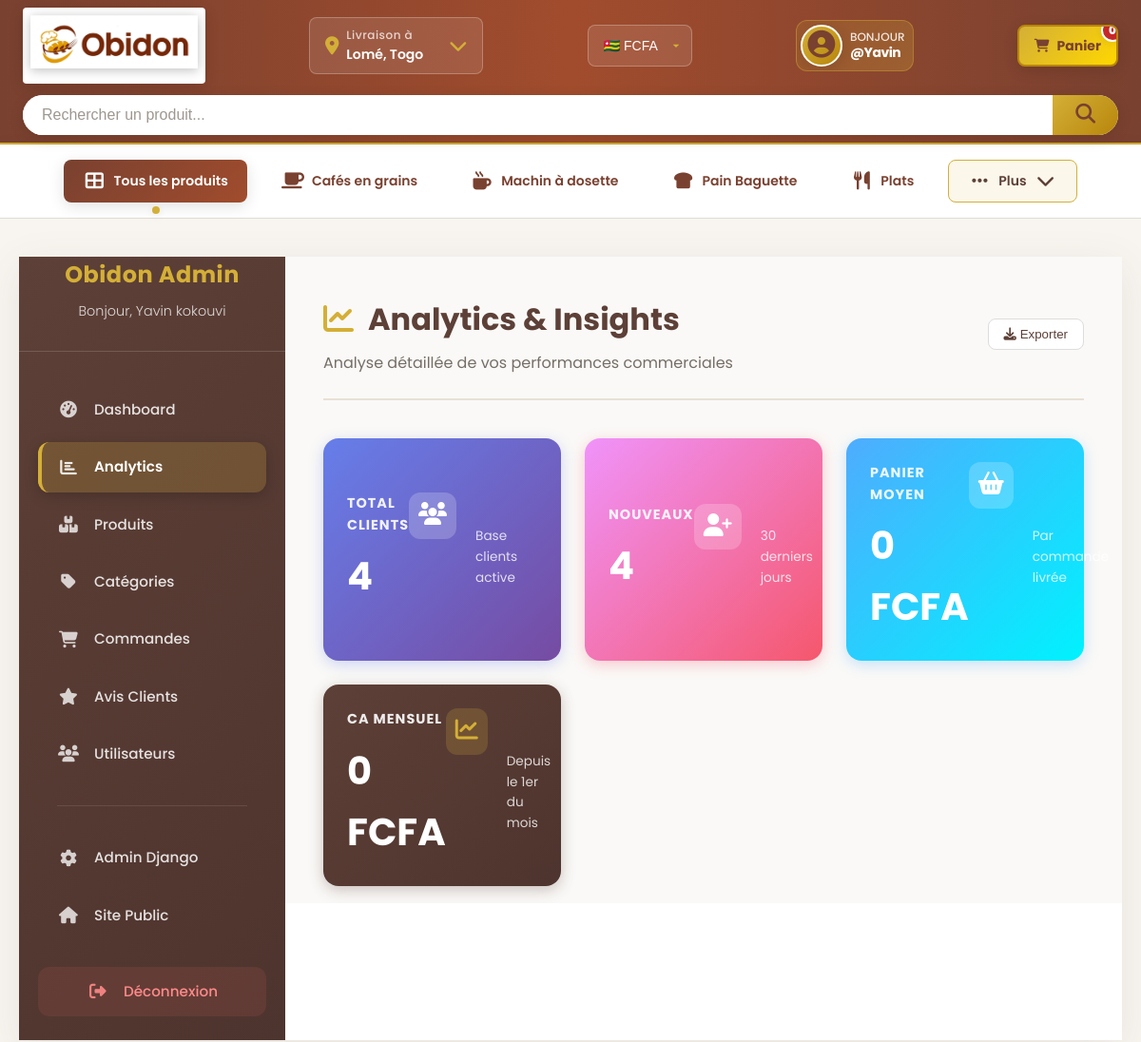
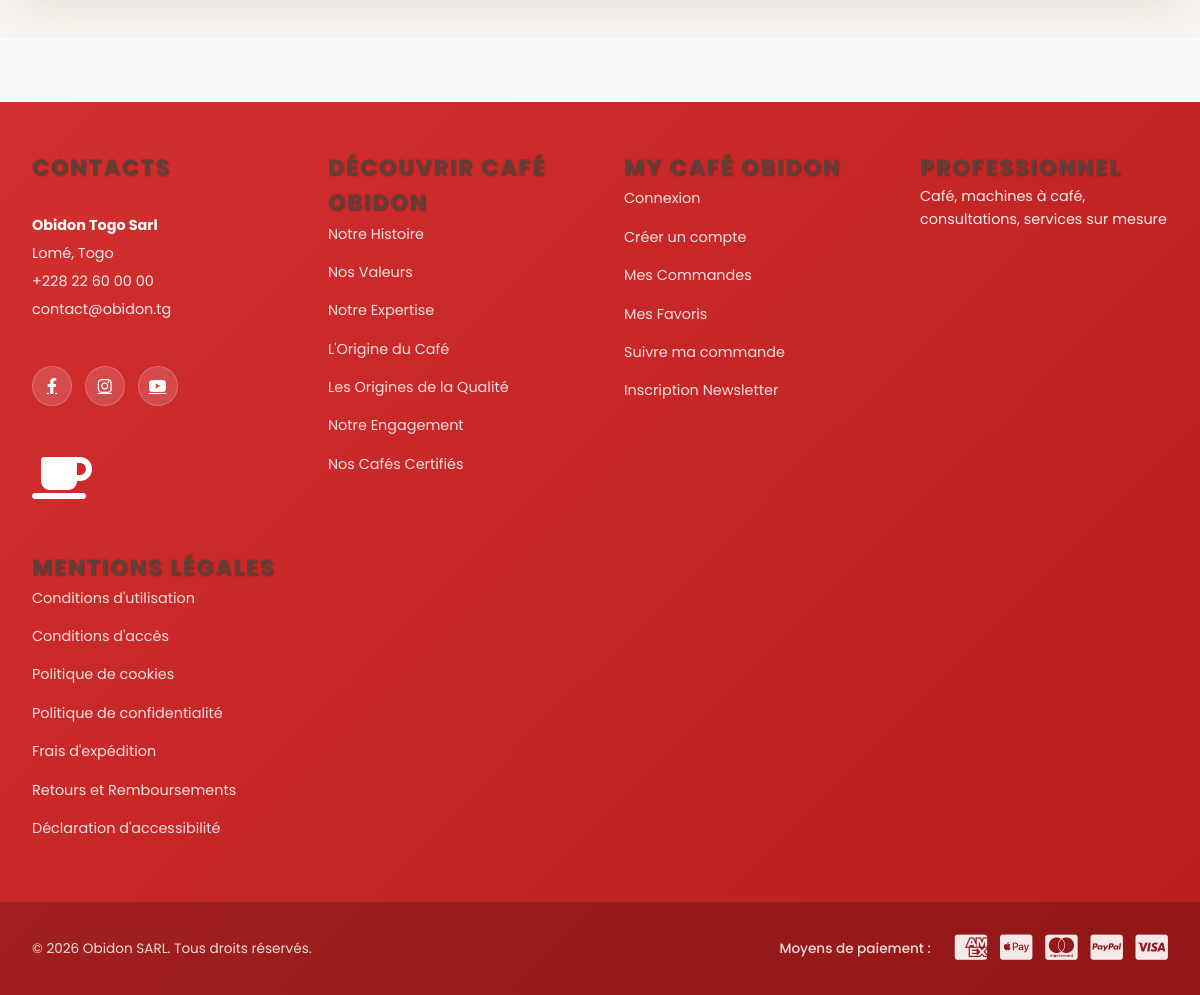
Page /dashboard/analytics/ (signed in) on the committed database (2 pictures, top to bottom).
### core/models.py (models this page shows, shortened)
class Currency(models.Model):
    CODE_CHOICES = [
        ('XOF', 'Franc CFA'),
        ('EUR', 'Euro'),
        ('USD', 'Dollar américain'),
    ]
    code = models.CharField(max_length=3, unique=True, choices=CODE_CHOICES, verbose_name="Code devise")
    name = models.CharField(max_length=50, verbose_name="Nom")
    symbol = models.CharField(max_length=10, verbose_name="Symbole")
    flag = models.CharField(max_length=10, verbose_name="Emoji drapeau")
    is_default = models.BooleanField(default=False, verbose_name="Devise par défaut")
    is_active = models.BooleanField(default=True, verbose_name="Active")
    class Meta:
        verbose_name = "Devise"
        verbose_name_plural = "Devises"
        ordering = ['-is_default', 'code']

class Category(models.Model):
    name = models.CharField(max_length=200, unique=True)
    slug = models.SlugField(unique=True, blank=True)
    description = models.TextField(blank=True)
    image = models.ImageField(upload_to='categories/', null=True, blank=True)
    is_active = models.BooleanField(default=True)
    created_at = models.DateTimeField(auto_now_add=True)
    updated_at = models.DateTimeField(auto_now=True)
    parent = models.ForeignKey(
        'self',
        on_delete=models.CASCADE,
        null=True,
        blank=True,
        related_name='children',
        verbose_name="Catégorie parente"
    )
    display_on_home = models.BooleanField(
        default=False,
        verbose_name="Afficher sur la page d'accueil",
        help_text="Cochez pour afficher cette catégorie dans la grille d'accueil."
    )
    home_position = models.IntegerField(
        default=0,
        verbose_name="Ordre d'affichage",
        help_text="Plus le chiffre est bas, plus la catégorie apparaît tôt."
    )
    ICON_CHOICES = [
        ('fa-coffee', '☕ Café'),
        ('fa-bread-slice', '🍞 Pain'),
        ('fa-mug-hot', '☕ Tasse/Machine'),
        ('fa-blender', '🌪 Mixeur'),
        ('fa-utensils', '🍴 Accessoires'),
        ('fa-wine-bottle', '🍷 Boissons'),
        ('fa-cookie', '🍪 Snacks'),
        ('fa-leaf', '🌿 Thé/Infusion'),
        ('fa-box-open', '📦 Général'),
        ('fa-th-large', '🔲 Tous'),
    ]
    icon = models.CharField(
        max_length=50,
        choices=ICON_CHOICES,
        default='fa-box-open',
        verbose_name="Icône du filtre",
        help_text="Icône affichée dans la barre de navigation supérieure."
    )
    is_filter_main = models.BooleanField(
        default=False,
        verbose_name="Afficher dans la barre de filtres ?",
        help_text="Si coché, cette catégorie apparaîtra dans la barre de navigation supérieure."
    )
    class Meta:
        ordering = ['home_position', 'name']
        verbose_name_plural = 'Categories'
        indexes = [
            models.Index(fields=['home_position']),
            models.Index(fields=['is_active']),
            models.Index(fields=['display_on_home']),
            models.Index(fields=['is_filter_main']),
        ]
    def get_absolute_url(self):
        from django.urls import reverse
        return reverse('core:products') + f'?category={self.slug}'
    @property
    def icon_class(self):
        return f"fas {self.icon}"

### core/views.py (the view)
# urls.py: path('dashboard/analytics/', views.dashboard_analytics_view, name='dashboard_analytics'),
@login_required
def dashboard_analytics_view(request):
    if not request.user.is_staff:
        return redirect('core:home')
    total_customers = User.objects.count()
    thirty_days_ago = timezone.now() - timezone.timedelta(days=30)
    new_customers = User.objects.filter(date_joined__gte=thirty_days_ago).count()
    delivered_orders = Order.objects.filter(status='delivered')
    total_revenue = delivered_orders.aggregate(total=Sum('total_amount_fcfa'))['total'] or Decimal('0.00')
    total_orders_count = delivered_orders.count()
    avg_order_value = total_revenue / total_orders_count if total_orders_count > 0 else Decimal('0.00')
    best_rated = Product.objects.filter(is_active=True, reviews_count__gt=0).order_by('-rating', '-reviews_count')[:5]
    most_reviewed = Product.objects.filter(is_active=True).order_by('-reviews_count')[:5]
    total_revenue_fcfa = Order.objects.filter(status='delivered').aggregate(total=Sum('total_amount_fcfa'))['total'] or Decimal('0.00')
    today = timezone.now()
    start_of_month = today.replace(day=1, hour=0, minute=0, second=0, microsecond=0)
    revenue_this_month_fcfa = Order.objects.filter(
        status='delivered',
        created_at__gte=start_of_month
    ).aggregate(total=Sum('total_amount_fcfa'))['total'] or Decimal('0.00')
    context = {
        'total_customers': total_customers,
        'new_customers': new_customers,
        'avg_order_value': avg_order_value,
        'best_rated': best_rated,
        'most_reviewed': most_reviewed,
        'total_revenue_fcfa': total_revenue_fcfa,
        'revenue_this_month_fcfa': revenue_this_month_fcfa,
        'total_products': Product.objects.count(),
        'total_orders': Order.objects.count(),
    }
    return render(request, 'dashboard_analytics.html', context)

### templates/dashboard_analytics.html (shortened to what this page needs)
{% extends 'base.html' %}
{% load static %}
{% load currency_tags %}
{% block extra_css %}
<link rel="stylesheet" href="{% static 'css/dashboard.css' %}">
{% endblock %}
{% block content %}
<div class="admin-page-wrapper">
    <div class="admin-card">
        <aside class="admin-sidebar">
            <div class="sidebar-header">
                <h3>Obidon Admin</h3>
                <p>Bonjour, {{ user.first_name|default:user.username }}</p>
            </div>
            <div class="sidebar-scroll-area">
                <nav class="sidebar-nav">
                    <a href="{% url 'core:dashboard' %}" class="nav-item">
                        <i class="fas fa-tachometer-alt"></i> Dashboard
                    </a>
                    <a href="{% url 'core:dashboard_analytics' %}" class="nav-item active">
                        <i class="fas fa-chart-bar"></i> Analytics
                    </a>
                    <a href="/admin/core/product/" class="nav-item">
                        <i class="fas fa-boxes"></i> Produits
                    </a>
                    <a href="/admin/core/category/" class="nav-item">
                        <i class="fas fa-tag"></i> Catégories
                    </a>
                    <a href="/admin/core/order/" class="nav-item">
                        <i class="fas fa-shopping-cart"></i> Commandes
                    </a>
                    <a href="/admin/core/review/" class="nav-item">
                        <i class="fas fa-star"></i> Avis Clients
                    </a>
                    <a href="/admin/auth/user/" class="nav-item">
                        <i class="fas fa-users"></i> Utilisateurs
                    </a>
                    <hr class="sidebar-divider">
                    <a href="/admin/" class="nav-item">
                        <i class="fas fa-cog"></i> Admin Django
                    </a>
                    <a href="{% url 'core:home' %}" class="nav-item">
                        <i class="fas fa-home"></i> Site Public
                    </a>
                    <a href="{% url 'account_logout' %}" class="nav-item logout">
                        <i class="fas fa-sign-out-alt"></i> Déconnexion
                    </a>
                </nav>
            </div>
        </aside>
        <main class="admin-main">
            <div class="admin-header">
                <div>
                    <h1>
                        <i class="fas fa-chart-line" style="color: #D4AF37;"></i>
                        Analytics & Insights
                    </h1>
                    <p class="text-muted">Analyse détaillée de vos performances commerciales</p>
                </div>
                <button class="btn btn-sm" style="background: white; border: 1px solid #ddd; color: #5D4037; padding: 8px 16px; border-radius: 8px;">
                    <i class="fas fa-download"></i> Exporter
                </button>
            </div>
            <div class="stats-grid" style="display: grid; grid-template-columns: repeat(auto-fit, minmax(240px, 1fr)); gap: 25px; margin-bottom: 40px;">
                <div class="stat-card" style="background: linear-gradient(135deg, #667eea 0%, #764ba2 100%); color: white; padding: 25px; border-radius: 16px; box-shadow: 0 4px 15px rgba(102, 126, 234, 0.3);">
                    <div style="display: flex; justify-content: space-between; align-items: start;">
                        <div>
                            <h4 style="margin: 0 0 10px 0; opacity: 0.9; font-size: 0.9rem; text-transform: uppercase; letter-spacing: 1px;">Total Clients</h4>
                            <p style="font-size: 2.5rem; font-weight: 700; margin: 0;">{{ total_customers }}</p>
                        </div>
                        <div style="background: rgba(255,255,255,0.2); padding: 10px; border-radius: 12px;">
                            <i class="fas fa-users" style="font-size: 1.5rem;"></i>
                        </div>
                    </div>
                    <p style="opacity: 0.8; margin-top: 15px; font-size: 0.85rem;">Base clients active</p>
                </div>
                <div class="stat-card" style="background: linear-gradient(135deg, #f093fb 0%, #f5576c 100%); color: white; padding: 25px; border-radius: 16px; box-shadow: 0 4px 15px rgba(245, 87, 108, 0.3);">
                    <div style="display: flex; justify-content: space-between; align-items: start;">
                        <div>
                            <h4 style="margin: 0 0 10px 0; opacity: 0.9; font-size: 0.9rem; text-transform: uppercase; letter-spacing: 1px;">Nouveaux</h4>
                            <p style="font-size: 2.5rem; font-weight: 700; margin: 0;">{{ new_customers }}</p>
                        </div>
                        <div style="background: rgba(255,255,255,0.2); padding: 10px; border-radius: 12px;">
                            <i class="fas fa-user-plus" style="font-size: 1.5rem;"></i>
                        </div>
                    </div>
                    <p style="opacity: 0.8; margin-top: 15px; font-size: 0.85rem;">30 derniers jours</p>
                </div>
                <div class="stat-card" style="background: linear-gradient(135deg, #4facfe 0%, #00f2fe 100%); color: white; padding: 25px; border-radius: 16px; box-shadow: 0 4px 15px rgba(79, 172, 254, 0.3);">
                    <div style="display: flex; justify-content: space-between; align-items: start;">
                        <div>
                            <h4 style="margin: 0 0 10px 0; opacity: 0.9; font-size: 0.9rem; text-transform: uppercase; letter-spacing: 1px;">Panier Moyen</h4>
                            <p style="font-size: 2.5rem; font-weight: 700; margin: 0;">{{ avg_order_value|fcfa }}</p>
                        </div>
                        <div style="background: rgba(255,255,255,0.2); padding: 10px; border-radius: 12px;">
                            <i class="fas fa-shopping-basket" style="font-size: 1.5rem;"></i>
                        </div>
                    </div>
                    <p style="opacity: 0.8; margin-top: 15px; font-size: 0.85rem;">Par commande livrée</p>
                </div>
                <div class="stat-card" style="background: linear-gradient(135deg, #5D4037 0%, #4E342E 100%); color: white; padding: 25px; border-radius: 16px; box-shadow: 0 4px 15px rgba(93, 64, 55, 0.3);">
                    <div style="display: flex; justify-content: space-between; align-items: start;">
                        <div>
                            <h4 style="margin: 0 0 10px 0; opacity: 0.9; font-size: 0.9rem; text-transform: uppercase; letter-spacing: 1px;">CA Mensuel</h4>
                            <p style="font-size: 2.5rem; font-weight: 700; margin: 0;">{{ revenue_this_month_fcfa|fcfa }}</p>
                        </div>
                        <div style="background: rgba(212, 175, 55, 0.2); padding: 10px; border-radius: 12px; color: #D4AF37;">
                            <i class="fas fa-chart-line" style="font-size: 1.5rem;"></i>
                        </div>
                    </div>
                    <p style="opacity: 0.8; margin-top: 15px; font-size: 0.85rem;">Depuis le 1er du mois</p>
                </div>
            </div>
        </main>
    </div>
</div>
{% endblock %}

### templates/navbar.html (shortened to what this page needs)
{% load static %}
{% load currency_tags %}
<nav class="navbar">
    <div class="navbar-container">
        <div class="navbar-brand">
            <a href="{% url 'core:home' %}" class="logo-link">
                <div class="logo-container">
                    <img src="{% static 'images/logo.jpeg' %}" alt="Obidon Logo" class="logo-img">
                </div>
            </a>
        </div>
        <div class="navbar-address">
            <div class="address-trigger">
                <i class="fas fa-map-marker-alt"></i>
                <div class="address-info">
                    <span class="address-title">Livraison à</span>
                    <span class="address-detail">Lomé, Togo</span>
                </div>
                <i class="fas fa-chevron-down"></i>
            </div>
        </div>
        <div class="navbar-search">
            <form class="search-form" method="get" action="{% url 'core:products' %}">
                <input type="text" class="search-input" name="q" placeholder="Rechercher un produit..." value="{{ request.GET.q }}">
                <button type="submit" class="search-btn">
                    <i class="fas fa-search"></i>
                </button>
            </form>
        </div>
        <div class="navbar-currency">
            <form id="currency-form" method="post" action="{% url 'core:update_currency' %}">
                 <select name="currency" onchange="this.form.submit()" class="currency-select">
                   <option value="XOF" {% if user_currency == 'XOF' %}selected{% endif %}>🇹🇬 FCFA</option>
                </select>
            </form>
        </div>
        <div class="navbar-user">
            {% if user.is_authenticated %}
                <a href="{% url 'core:account' %}" class="user-profile-link">
                    <div class="user-avatar"><i class="fas fa-user-circle"></i></div>
                    <div class="user-profile-info">
                        <span class="user-greeting">Bonjour</span>
                        <span class="user-name">@{{ user.username }}</span>
                    </div>
                </a>
            {% else %}
                <a href="{% url 'core:login' %}" class="btn-login-navbar">
                    <i class="fas fa-sign-in-alt"></i>
                    <span class="login-text">Connexion</span>
                </a>
            {% endif %}
        </div>
        <div class="navbar-cart">
            <a href="{% url 'core:cart' %}" class="cart-link">
                <i class="fas fa-shopping-cart"></i>
                <span class="cart-count" id="cartCount">0</span>
                <span class="cart-text">Panier</span>
            </a>
        </div>
    </div>
</nav>
<div class="categories-menu">
    <div class="categories-container">
        <a href="{% url 'core:products' %}" class="category-link {% if not request.GET.category and not request.GET.q %}active{% endif %}">
            <i class="fas fa-th-large"></i>
            <span>Tous les produits</span>
        </a>
        {% for category in all_filters %}
            {% if forloop.counter <= 4 %}
                <a href="{{ category.get_absolute_url }}"
                   class="category-link {% if request.GET.category == category.slug %}active{% endif %}">
                    <i class="{{ category.icon_class }}"></i>
                    <span>{{ category.name }}</span>
                </a>
            {% elif forloop.counter == 5 %}
                <div class="category-dropdown-wrapper">
                    <button class="category-link dropdown-toggle" onclick="toggleCategoryDropdown(event)">
                        <i class="fas fa-ellipsis-h"></i>
                        <span>Plus</span>
                        <i class="fas fa-chevron-down toggle-icon"></i>
                    </button>
                </div>
            {% endif %}
        {% empty %}
            <span style="color: #999; font-size: 13px; padding: 10px;">Aucune catégorie.</span>
        {% endfor %}
    </div>
</div>

### rows in the picture
Currency: currency "🇹🇬 FCFA"
Category: name "Cafés en grains"
Category: name "Machin à dosette"
Category: name "Pain Baguette"
Category: name "Plats"

### other values in the picture
{{ user.username }} "Yavin"
{{ user.first_name|default:user.username }} "Yavin kokouvi"
{{ total_customers }} "4"
{{ new_customers }} "4"
{{ avg_order_value|fcfa }} "0 FCFA"
{{ revenue_this_month_fcfa|fcfa }} "0 FCFA"
